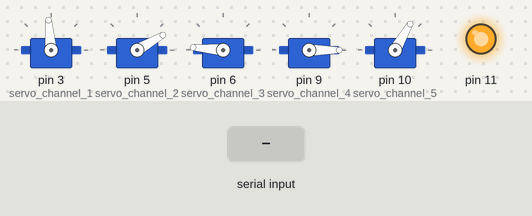
The sketch below on a simulated Arduino Uno, built with avr-gcc and run on an emulated ATmega328P. On the bench: 5 × servo, output pins drawn as LEDs (lit = HIGH). The test bench sets the inputs (shaded band).

Above: at 1.2 s.
1.3 s: "90,45\n" received over Serial
At 2.1 s:
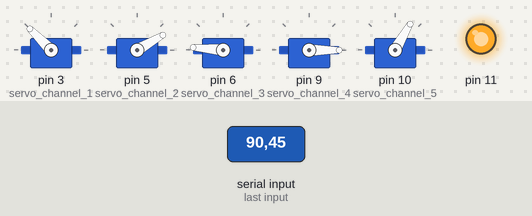
2.8 s: "30,150\n" received over Serial
At 3.3 s:
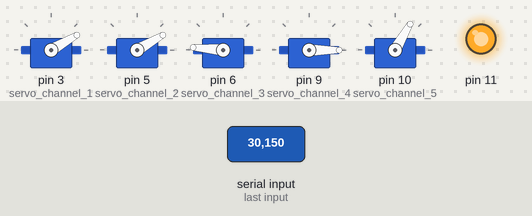
4.3 s: "5\n" received over Serial
At 5.5 s:
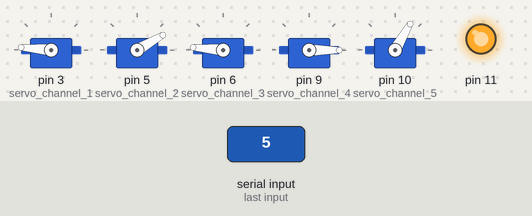
5.8 s: "200\n" received over Serial
At 6.7 s:
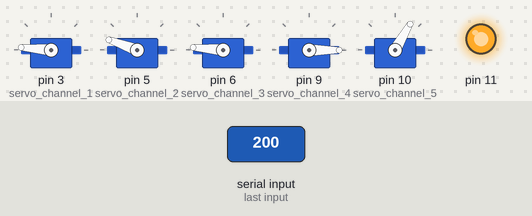
7.3 s: "90\n" received over Serial
At 7.8 s:
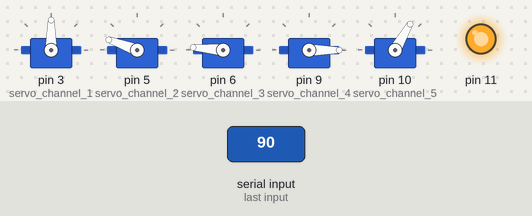
8.8 s: "90,45\n" received over Serial
At 10.2 s:
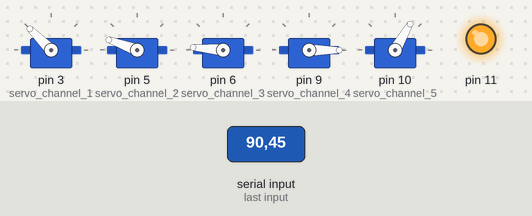
Timing chart, 0 to 11.3 s (numbered marks = the images above; inputs shaded):
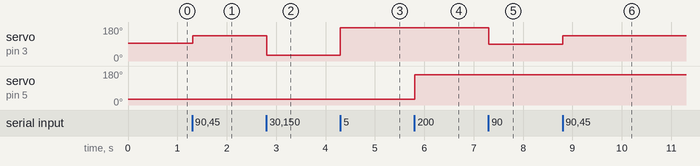

Measured:
- after the input at 1.3 s, servo on pin 3 (servo_channel_1): 95° → 135° at once
- after the input at 2.8 s, servo on pin 3 (servo_channel_1): 135° → 30° at once
- after the input at 4.3 s, servo on pin 3 (servo_channel_1): 30° → 175° at once
- after the input at 5.8 s, servo on pin 5 (servo_channel_2): 30° → 160° at once
- after the input at 7.3 s, servo on pin 3 (servo_channel_1): 175° → 90° at once
- after the input at 8.8 s, servo on pin 3 (servo_channel_1): 90° → 135° at once

The sketch:

arm_control.ino
```cpp
/*6 Channel Servo Motor Control ~ www.boarduino.blogspot.com
 *               (y-(z-x))   *servo4*claw               inside,outside(z-axis)
 *               (y-(x-z))   *servo3*                   up,down(y-axis)
 *               y-(x-z)     *servo2*                   left,righ(x-axis)
 *               z-x         *servo1*
 */
#include <Servo.h>
Servo servo_channel_1;
Servo servo_channel_2;
Servo servo_channel_3;
Servo servo_channel_4;
Servo servo_channel_5;             //claw

int hasil_servo_channel_1;
int hasil_servo_channel_2;
int hasil_servo_channel_3;
int hasil_servo_channel_4;
int hasil_servo_channel_5;
int hasil_servo_channel_6;
int hasil_serial;

void setup() {
  Serial.begin(9600); //Baudrate adjust to your bluetooth module
  Serial.setTimeout(4);
  servo_channel_1.attach(3);
  servo_channel_2.attach(5);
  servo_channel_3.attach(6);
  servo_channel_4.attach(9);
  servo_channel_5.attach(10);
  pinMode(11, OUTPUT);
  servo_channel_1.write(95);
  servo_channel_2.write(30);
  servo_channel_3.write(175);
  servo_channel_4.write(0);
  servo_channel_5.write(60);
  digitalWrite(11, HIGH);
}

void loop() {
  if (Serial.available()>0) {
    hasil_serial = Serial.parseInt();
    if (hasil_serial >0 && hasil_serial <180) //Do not change this section
    {
        hasil_servo_channel_1 = hasil_serial;
        hasil_servo_channel_1 = map(hasil_serial, 0, 180, 180, 0);  //Only change on the part 0, 180
        servo_channel_1.write(hasil_servo_channel_1);
}
   if (hasil_serial >180 && hasil_serial <360) //Do not change this section
    {
        hasil_servo_channel_2 = hasil_serial;
        hasil_servo_channel_2 = map(hasil_serial, 180, 360, 180, 0); //Only change on the part 0, 180
        servo_channel_2.write(hasil_servo_channel_2);
}
   if (hasil_serial >360 && hasil_serial <540) //Do not change this section
    {
        hasil_servo_channel_3 = hasil_serial;
        hasil_servo_channel_3 = map(hasil_serial, 360, 540, 180, 0);  //Only change on the part 0, 180
        servo_channel_3.write(hasil_servo_channel_3);
}
       if (hasil_serial >540 && hasil_serial <720) //Do not change this section
    {
        hasil_servo_channel_4 = hasil_serial;
        hasil_servo_channel_4 = map(hasil_serial, 540, 720, 0, 180);  //Only change on the part 0, 180
        servo_channel_4.write(hasil_servo_channel_4);
}
       if (hasil_serial >720 && hasil_serial <900) //Do not change this section
    {
        hasil_servo_channel_5 = hasil_serial;
        hasil_servo_channel_5 = map(hasil_serial, 720, 900, 90, 180);  //Claw
        servo_channel_5.write(hasil_servo_channel_5);
}
       if (hasil_serial >900 && hasil_serial <1080) //Do not change this section
    {
        hasil_servo_channel_6 = hasil_serial;
        hasil_servo_channel_6 = map(hasil_serial, 900, 1080, 0, 180);  //Relay Control
        if(hasil_servo_channel_6>90)
        {
          digitalWrite(11, LOW);
        }
        else
        {
          digitalWrite(11, HIGH);
        }
    }
  }
}
```
